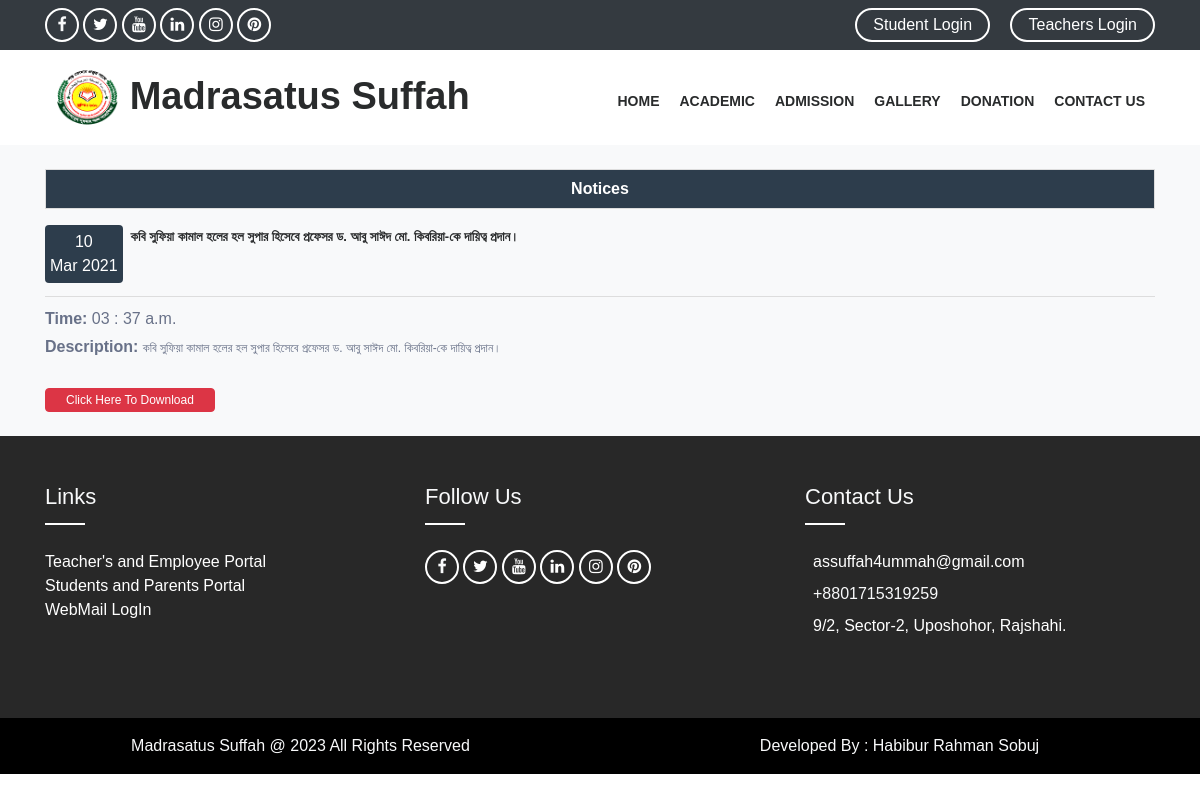
/notice/2/, run on the app's committed database.
### App_Home/models.py (models this page shows, shortened)
class Notice(models.Model):
    notice_title = models.CharField(max_length = 5000,verbose_name="Notice Title")
    notice_pdf = models.FileField(upload_to="notice_pdf", max_length = 254,verbose_name="Notice")
    publish_date=models.DateTimeField(auto_now_add=True)
    update_date = models.DateTimeField(auto_now=True, auto_now_add=False)
    class Meta:
        ordering=['-publish_date']

### App_Home/views.py (the view)
# urls.py: path('notice/<pk>/',views.notice,name='notice'),
def notice(request,pk):
    notice=Notice.objects.get(pk=pk)
    dict={
        'notice':notice
    }
    return render(request, 'App_Home/notice_detail.html', context=dict)

### templates/App_Home/notice_detail.html (shortened to what this page needs)
{% extends "base.html" %}
{% load static %}
{% load crispy_forms_tags %}
{% block body_block %}
<div class="main-content py-2 bg-light">
    <div class="container-lg mt-3 ">
        <div class="notice ">
            <p class="title-head mb-0">Notices</p>
            <div class="single_notice pb-5 pt-3">
                <span class="date-wrapper mt-0 mr-2 float-left">
                    <span class="date"><span
                            class="d-block">{{notice.publish_date|date:"d"}}</span>{{notice.publish_date|date:"M"}}
                        {{notice.publish_date|date:"Y"}}</span>
                </span>
                <div class="notice_right p-0 m-0 ">
                    <p style="line-height: 22px;" class="m-0">
                        <a style="font-size:13px; font-weight: bold; " href={% url 'App_Home:notice' pk=notice.pk %}
                            class="pb-2">
                            {{ notice.notice_title }}
                        </a>
                    </p>
                </div>
            </div>
            <div>
                <div class="pt-2">
                    <p class="p-0 m-0"><b>Time: </b><span>{{ notice.publish_date|date:"H : i a" }}</span></p>
                    <p><b>Description: </b> <span style="font-size: 12px;">{{ notice.notice_title }}</span></p>
                </div>
                <div class="pt-0 pb-3"><a href="/media/{{ notice.notice_pdf }}" class="btn btn-danger btn-xs"
                        download={{ notice.notice_title }}>Click Here To Download</a>
                </div>
            </div>
        </div>
    </div>
</div>
{% endblock %}

### static/css/mystyle.css (style rules this page uses)
body { font-family: 'Uni Neue', sans-serif !important; }
.title-head { color: #fff; border: 1px solid #ddd; font-weight: bold; text-align: center; font-size: 16px; background-color: #2d3d4c; padding: 5px; }
.notice { margin:0px !important; }
.date-wrapper { background:#2d3d4c; text-align:center; padding:5px; color:#fff; border-radius:4px; }
.single_notice { border-bottom:1px solid #ddd; }

### data on the page
Notice: publish_date "10", publish_date "Mar", publish_date "2021", notice_title "কবি সুফিয়া কামাল হলের হল সুপার হিসেবে প্রফেসর ড. আবু সাঈদ মো. কিবরিয়া-কে দায়িত্ব প্রদান।", publish_date "03 : 37 a.m."
